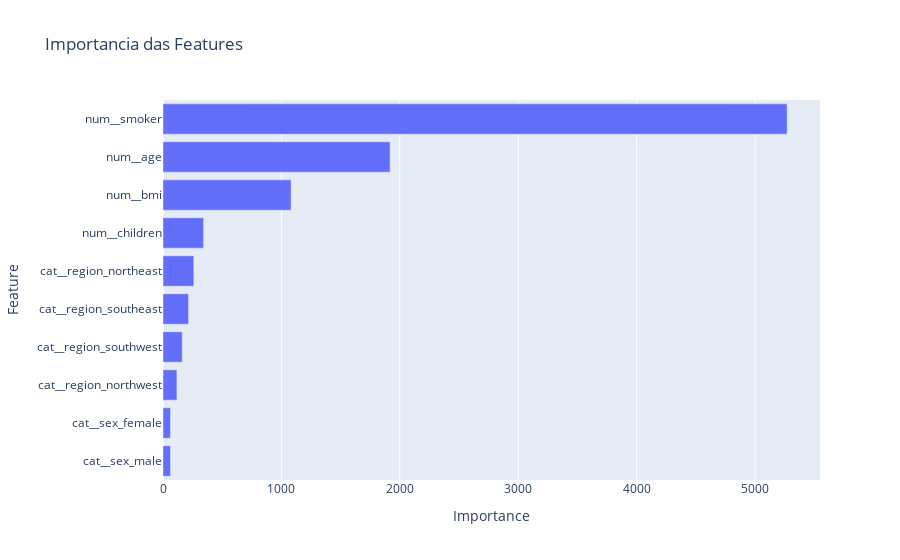

Notebook source saved alongside this figure:
### Code cell
fig = px.bar(importance_df, x='Importance', y='Feature', title='Importancia das Features', orientation='h')
fig.show()

### Figure 1 — Plotly figure (JSON) as saved in the notebook; plotly's stock layout.template omitted (floating-point values rounded to 4 significant figures)
{"data": [{"hovertemplate": "Importance=%{x}<br>Feature=%{y}<extra></extra>", "legendgroup": "", "marker": {"color": "#636efa", "pattern": {"shape": ""}}, "name": "", "orientation": "h", "showlegend": false, "textposition": "auto", "type": "bar", "x": [63.17, 63.18, 117.6, 162.0, 216.0, 260.4, 342.6, 1082.0, 1918.0, 5271.0], "xaxis": "x", "y": ["cat__sex_male", "cat__sex_female", "cat__region_northwest", "cat__region_southwest", "cat__region_southeast", "cat__region_northeast", "num__children", "num__bmi", "num__age", "num__smoker"], "yaxis": "y"}], "layout": {"barmode": "relative", "legend": {"tracegroupgap": 0}, "title": {"text": "Importancia das Features"}, "xaxis": {"anchor": "y", "domain": [0, 1], "title": {"text": "Importance"}}, "yaxis": {"anchor": "x", "domain": [0, 1], "title": {"text": "Feature"}}}}
